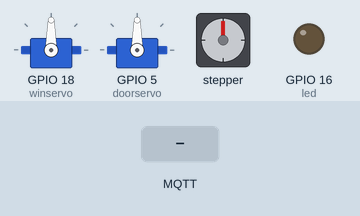
This sketch was run on a simulated ESP32. Parts: 2 × servo, stepper motor, output pins drawn as LEDs (lit = HIGH). Inputs (shaded band) come from the test bench. WiFi joins after 1.5 s; servers stay silent unless stated; no MQTT or app messages arrive unless stated; stepper angles assume 700 steps per turn; what the sketch prints to the serial monitor is not drawn.

Above: at 2.7 s.
2.8 s: MQTT message "blindUp" arrives on the first subscribed topic
At 2.95 s:
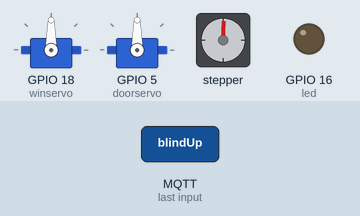
5.8 s: MQTT message "windowOn" arrives on the first subscribed topic
At 6.85 s:
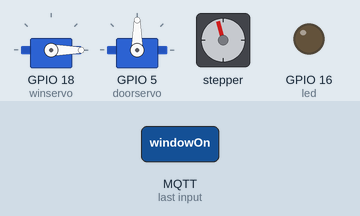
8.8 s: MQTT message "doorOff" arrives on the first subscribed topic
At 8.95 s:
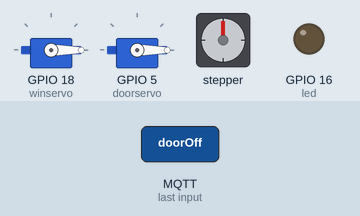
11.8 s: MQTT message "windowOff" arrives on the first subscribed topic
At 12.85 s:
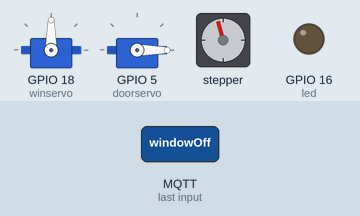
14.8 s: MQTT message "ledOn" arrives on the first subscribed topic
At 14.95 s:
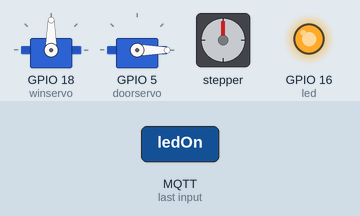
17.8 s: MQTT message "doorOn" arrives on the first subscribed topic
At 21.6 s:
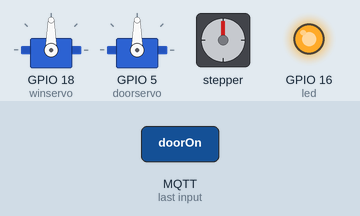
Timing chart, 0 to 21.8 s (numbered marks = the images above; inputs shaded):
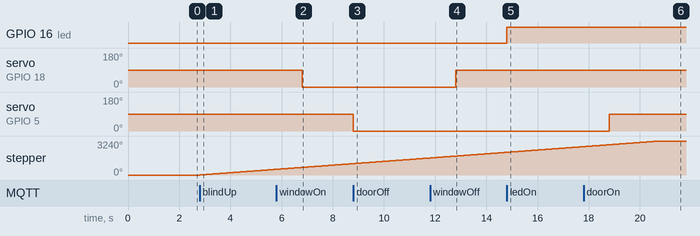

Measured:
- after the input at 2.8 s, stepper: keeps turning clockwise at about 181°/s, starting at once
- after the input at 5.8 s, servo on GPIO 18 (winservo): 90° → 0° after 1.0 s
- after the input at 8.8 s, servo on GPIO 5 (doorservo): 90° → 0° at once
- after the input at 11.8 s, servo on GPIO 18 (winservo): 0° → 90° after 1.0 s
- after the input at 14.8 s, GPIO 16 (led): LOW → HIGH at once
- after the input at 17.8 s, servo on GPIO 5 (doorservo): 0° → 90° after 1.0 s

The sketch:

esp32call.ino
```cpp
//real 집
#include <ArduinoJson.h>
#include <Wire.h>
#include "I2Cdev.h"
#include <WiFi.h>
#include <PubSubClient.h>
#include "MPU6050.h"
//#include <Servo.h>
#include <ESP32Servo.h>
#define pi 3.141592
#define RADIANS_TO_DEGREES 180/3.14159
#define fs 131.0;
#include <Stepper.h>

const int stepsPerRevolution = 700; // change this to fit the number of steps per revolution
Stepper myStepper(stepsPerRevolution, 15,2,0,4);

const size_t capacity = 2*JSON_ARRAY_SIZE(3) + JSON_ARRAY_SIZE(4) + JSON_OBJECT_SIZE(4);
WiFiClient espClient;
PubSubClient client(espClient);

Servo Window;
Servo Door;
int led = 16;
int winservo = 18;
int doorservo = 5;
int a;
int b;
int blindCheck = 0;
int blindControl = 10;

const char* ssid = "ForGraduate";
const char* password = "11111111";
const char* mqtt_server = "54.180.101.122";
const char* clientName = "ESP32";
const char* outTopic = "test";
const char* inTopic = "module";
const char* inTopic2 = "module/mobile";
const char* outTopic1 = "test";

//String ledControlString = "";
bool check = false;

void setup() {
  myStepper.setSpeed(30);  // 스피드
  pinMode(led, OUTPUT);
  Window.attach(winservo);
  Door.attach(doorservo);

  //MPU6050 Setup
  Wire.begin();
  Serial.begin(115200);
  //WiFi Setup
  setup_wifi();
  client.setServer(mqtt_server, 1883);
  client.setCallback(callback);
}


void windowOn(){
  Window.write(0);  //  Serial.println("1");
}
void windowOff(){
  Window.write(90);// Serial.println("2");
}

void doorOn(){
  Door.write(90); //Serial.println("3");
}

void doorOff(){
  Door.write(0); //  Serial.println("4");
}

void ledOn(){
  digitalWrite(led, HIGH);//  Serial.println("5");
}
void ledOff(){
  digitalWrite(led, LOW);//  Serial.println("6");
}

void blindUp(){

  if(blindCheck < 9){
     myStepper.step(stepsPerRevolution);
     blindCheck++;
  }

}
void blindStop(){
   myStepper.step(0);
}
void blindDown(){
   if(blindCheck > 0){
      myStepper.step(-stepsPerRevolution);
      blindCheck--;
}
}


void loop() {
 if(!client.connected()) reconnect();
 client.loop();

 if(blindControl==0){
    blindUp();
 }else if(blindControl==1){
    blindDown();
 }else if(blindControl==2){
    blindStop();
 }

}


String readSerial() {
  String str = "";
  char ch;

  while(Serial.available() > 0) {
    ch = Serial.read();
    str.concat(ch);
    delay(10);
  }
  return str;
}

//Message Queue Callback initialize
void callback(char* topic, byte* payload, unsigned int length) {
  String ledControlString = "";
  //String topicName(topic);
  //Serial.print("Message arrived [");
  //Serial.print(topic);
  //Serial.print("] ");
  for (int i = 0; i < length; i++) {
    ledControlString += (char)payload[i];
    //Serial.print((char)payload[i]);
  }

  execute(ledControlString);
 // Serial.println();

}

void execute(String control) {
  if(control == "windowOn") windowOn(); //어차피 둘 중 하나,
  if(control == "windowOff") windowOff();
  if(control == "doorOn") doorOn();
  if(control == "doorOff") doorOff();
  if(control == "ledOn") ledOn();
  if(control == "ledOff") ledOff();
  if(control == "blindUp") blindControl=0;
  if(control == "blindStop") blindControl=2;
  if(control == "blindDown") blindControl=1;
}

//재접속 시도
void reconnect() {
  // Loop until we're reconnected
  while (!client.connected()) {
    Serial.print("Attempting MQTT connection...");
    // Attempt to connect
    if (client.connect(clientName)) {
      Serial.println("connected");
      // Once connected, publish an announcement...
      client.publish(outTopic, "hello world");
      // ... and resubscribe
      client.subscribe(inTopic);
      //client.subscribe(inTopic2);
    } else {
      Serial.print("failed, rc=");
      Serial.print(client.state());
      Serial.println(" try again in 5 seconds");
      // Wait 5 seconds before retrying
      delay(5000);
    }
  }
}

//WiFi 설정
void setup_wifi() {
  delay(10); // We start by connecting to a WiFi network
  Serial.println();
  Serial.print("Connecting to ");
  Serial.println(ssid);
  WiFi.begin(ssid, password);
  while (WiFi.status() != WL_CONNECTED) {
    delay(500);
    Serial.print(".");
  }
  Serial.println("");
  Serial.println("WiFi connected");
  Serial.println("IP address: ");
  Serial.println(WiFi.localIP());
}

/*
void accel_loop() {//단위시간 변화량
  StaticJsonDocument<capacity> doc;
  JsonArray Acc = doc.createNestedArray("Acc");
  JsonArray Gy = doc.createNestedArray("Gy");
  JsonArray Flex = doc.createNestedArray("Flex");
  float dt1 = (millis()-pre_msec)/1000.0;
  pre_msec = millis();
  mpu.getMotion9(&ax,&ay,&az,&gx,&gy,&gz,&mx,&my,&mz);
  //doc["push"] = pushVal;
 // serializeJson(doc, sum);
}
*/
```
